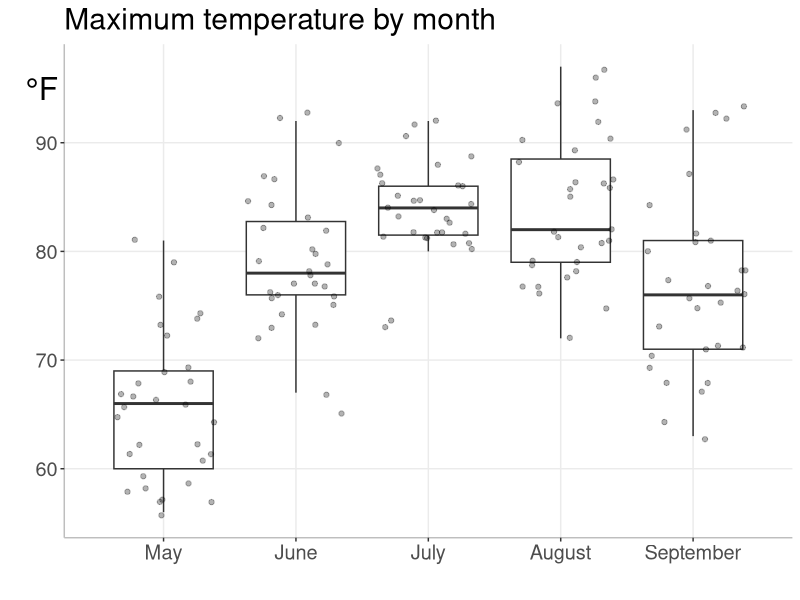

Here is the R script that generated this plot:
## ---- chunk 1
knitr::opts_chunk$set(fig.width = 7, fig.height = 5)
## ---- chunk 2
library("tidyverse")

ggplot(airquality, aes(`Month`, `Temp`, group = `Month`)) +
    geom_boxplot(outlier.shape = NA) +
    geom_jitter(alpha = 0.3) +
    labs(x = "",
         y = "",
         title="Maximum temperature by month") +
    theme_bw() + 
    scale_x_continuous(breaks = c(5, 6, 7, 8, 9), 
                       labels = c("May", "June", "July", "August", "September")) +
    annotate("text", x = 4.08, y = 95, label="°F", size = 8) +
    coord_cartesian(xlim = c(4.5, 9.5),
                    clip = 'off') +
    theme(panel.grid.minor = element_blank(),
          panel.background = element_blank(), 
          axis.line = element_line(colour = "gray"),
          panel.border = element_blank(),
          text = element_text(size=18)
          )
## ---- chunk 3
library(patchwork)
library(gridExtra)

p_mpg <- ggplot(mtcars, aes(factor(cyl), mpg, color = factor(cyl))) + 
    geom_boxplot() + theme_bw() + xlab("No. of cylinders") + ylab("MPG")

p_hp <- ggplot(mtcars, aes(factor(cyl), hp, color = factor(cyl))) + 
    geom_boxplot() + theme_bw() + xlab("No. of cylinders") + ylab("Horsepower")


